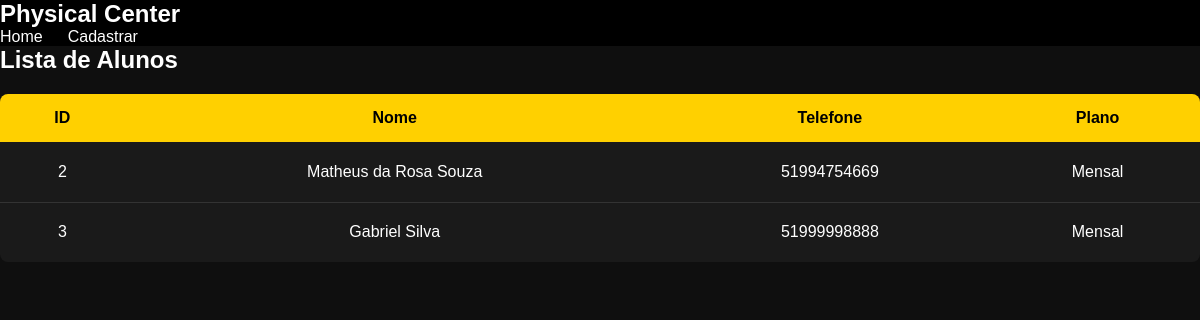
Page /alunos.php on the earlier database version.
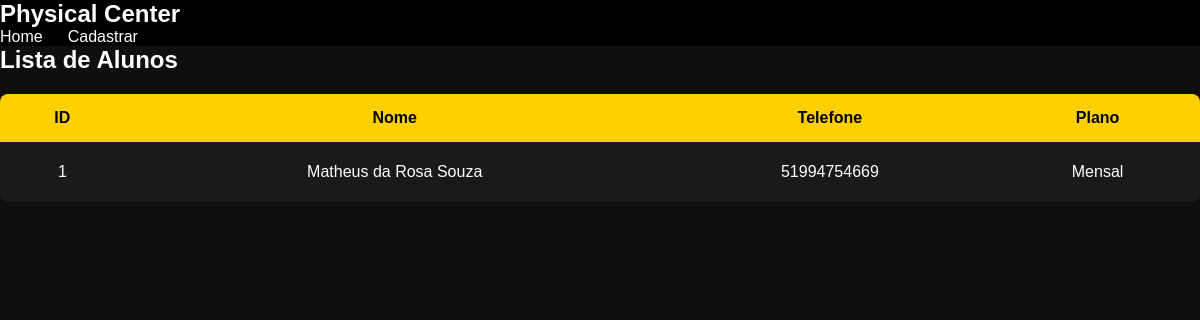
Same page on the later database version.
### tables this page shows
CREATE TABLE usuarios (
            id INTEGER PRIMARY KEY AUTOINCREMENT,
            nome TEXT NOT NULL,
            email TEXT UNIQUE,
            senha TEXT,
            telefone TEXT,
            idade INTEGER,
            plano TEXT
        );

### alunos.php (the view, shortened to what this page needs)
<?php
require "database.php";
$sql = "
    SELECT id, nome, telefone, plano
    FROM usuarios
";
$stmt = $db->query($sql);
$usuarios = $stmt->fetchAll(PDO::FETCH_ASSOC);
?>
<!DOCTYPE html>
<html lang="pt-BR">
<head>
    <link rel="stylesheet" href="style.css">
</head>
<body>
<header>
    <h1>Physical Center</h1>
    <nav>
        <a href="index.php">Home</a>
        <a href="cadastro.php">Cadastrar</a>
    </nav>
</header>
<div class="container">
    <h2>Lista de Alunos</h2>
    <table>
        <tr>
            <th>ID</th>
            <th>Nome</th>
            <th>Telefone</th>
            <th>Plano</th>
        </tr>
        <?php if (count($usuarios) > 0): ?>
            <?php foreach ($usuarios as $user): ?>
                <tr>
                    <td><?= htmlspecialchars($user['id']) ?></td>
                    <td><?= htmlspecialchars($user['nome']) ?></td>
                    <td><?= htmlspecialchars($user['telefone']) ?></td>
                    <td><?= htmlspecialchars($user['plano']) ?></td>
                </tr>
            <?php endforeach; ?>
        <?php endif; ?>
    </table>
</div>
</body>
</html>

### style.css (style rules this page uses)
* { margin: 0; padding: 0; box-sizing: border-box; font-family: Arial, Helvetica, sans-serif; }
body { background: #0f0f0f; color: white; }
header { width: 100%; background: #000; }
header h1 { font-size: 24px; }
nav { display: flex; gap: 25px; }
nav a { color: white; text-decoration: none; font-weight: 500; transition: 0.3s; }
table { width: 100%; border-collapse: collapse; margin-top: 20px; background: #1a1a1a; border-radius: 8px; overflow: hidden; }
th { background: #ffd000; color: black; padding: 15px; }
td { padding: 12px; text-align: center; border-bottom: 1px solid #333; height: 60px; }
tr:last-child td { border-bottom: none; }

Differences in the rows shown:
removed usuarios: id "2", nome "Matheus da Rosa Souza", telefone "51994754669", plano "Mensal"
removed usuarios: id "3", nome "Gabriel Silva", telefone "51999998888", plano "Mensal"
added usuarios: id "1", nome "Matheus da Rosa Souza", telefone "51994754669", plano "Mensal"
